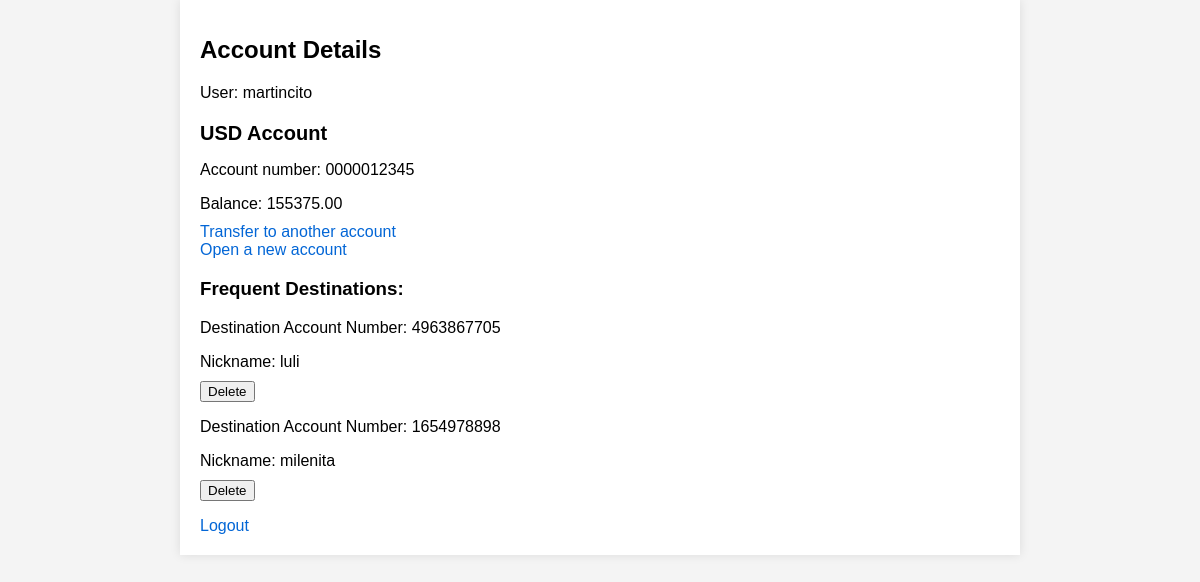
Before: /accounts/account/ (signed in) with the older database file.
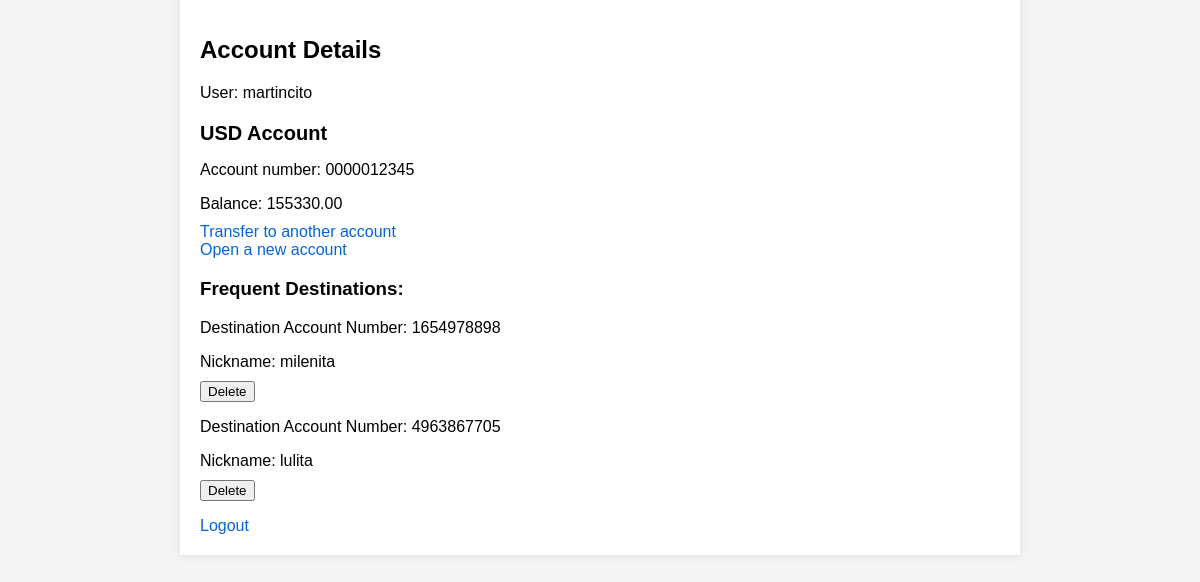
After: the same page with the newer database file.
### accounts/models.py (models this page shows, shortened)
class Account(models.Model):
    user = models.ForeignKey(User, on_delete=models.CASCADE)
    balance = MoneyField(max_digits=10, decimal_places=2, default=0.00, default_currency='USD')
    account_number = models.CharField(max_length=10, unique=True)
    currency = models.CharField(max_length=3)

class TransferDestination(models.Model):
    user_profile = models.ForeignKey(UserProfile, on_delete=models.CASCADE)
    destination_account_number = models.CharField(max_length=20)
    nickname = models.CharField(max_length=50)

### accounts/views.py (the view)
# urls.py: path('account/', views.account_details, name='account_details'),
@login_required
def account_details(request):
    user_accounts = Account.objects.filter(user=request.user)
    user_profile = UserProfile.objects.get(user=request.user)
    frequent_destinations = TransferDestination.objects.filter(user_profile=user_profile)
    return render(request, 'account_details.html', {'user_accounts': user_accounts, 'frequent_destinations': frequent_destinations})

### accounts/templates/account_details.html (shortened to what this page needs)
<!DOCTYPE html>
<html>
  <head>
    {% load static %}
    <link rel="stylesheet" type="text/css" href="{% static 'css/common.css' %}">
  </head>
  <body>
    <div class="main-container">
      <h1>Account Details</h1>
      {% if user_accounts %}
        <p>User: {{ user_accounts.first.user.username }}</p>
      {% endif %}
      {% for account in user_accounts%}
      <h2>{{ account.currency }} Account</h2>
      <p>Account number: {{ account.account_number }}</p>
      <p>Balance: {{ account.balance }}</p>
      {% endfor %}
      <a href="{% url 'make_transaction' %}">Transfer to another account</a><br>
      <a href="{% url 'open_secondary_account' %}"> Open a new account</a><br>
      <h3>Frequent Destinations:</h3>
      {% if frequent_destinations %}
        <ul>
          {% for destination in frequent_destinations %}
            <li>
              <p>Destination Account Number: {{ destination.destination_account_number }}</p>
              <p>Nickname: {{ destination.nickname }}</p>
              <form action="{% url 'delete_frequent_destination' destination.id %}" method="post">
                <input type="submit" value="Delete">
              </form>
            </li>
          {% endfor %}
        </ul>
      {% else %}
        <p>No frequent destinations found.</p>
      {% endif %}
      <a href="{% url 'logout' %}">Logout</a>
    </div>
  </body>
</html>

### accounts/static/css/common.css (style rules this page uses)
body { font-family: Arial, sans-serif; margin: 0; padding: 0; background-color: #f4f4f4; }
.main-container { max-width: 800px; margin: 0 auto; padding: 20px; background-color: #fff; box-shadow: 0 0 10px rgba(0, 0, 0, 0.1); }
h1 { font-size: 24px; margin-bottom: 20px; }
h2 { font-size: 20px; margin-top: 20px; margin-bottom: 10px; }
p { margin-bottom: 10px; }
a { text-decoration: none; color: #0366d6; }
ul { list-style-type: none; padding: 0; }
li { margin-bottom: 10px; }
form { display: inline; margin: 0; padding: 0; }
input[type="submit"] { cursor: pointer; }

Changed rows visible on the page:
removed TransferDestination: destination_account_number "4963867705", nickname "luli"
changed Account "USD": balance "155375.00" → "155330.00"
added TransferDestination: destination_account_number "4963867705", nickname "lulita"
